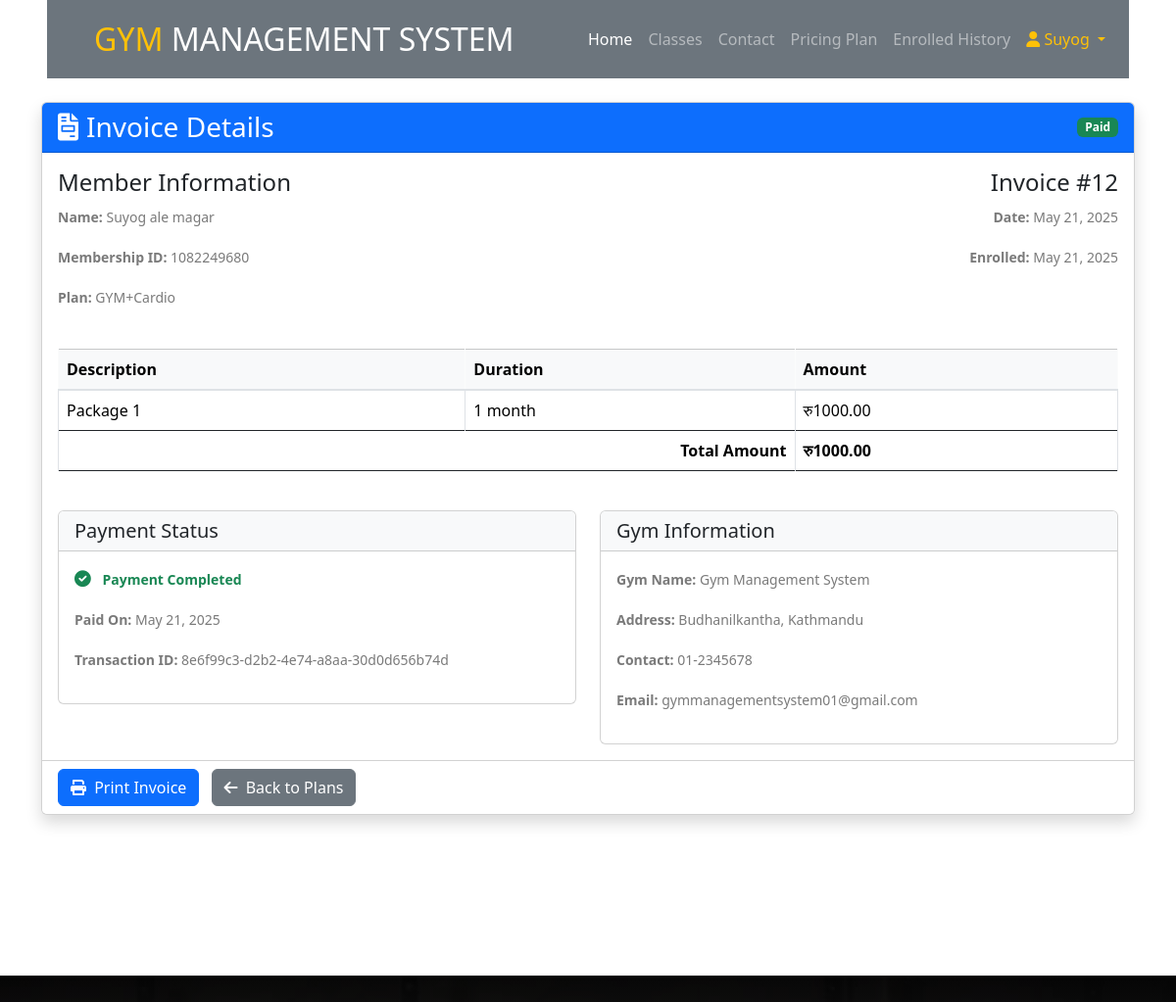
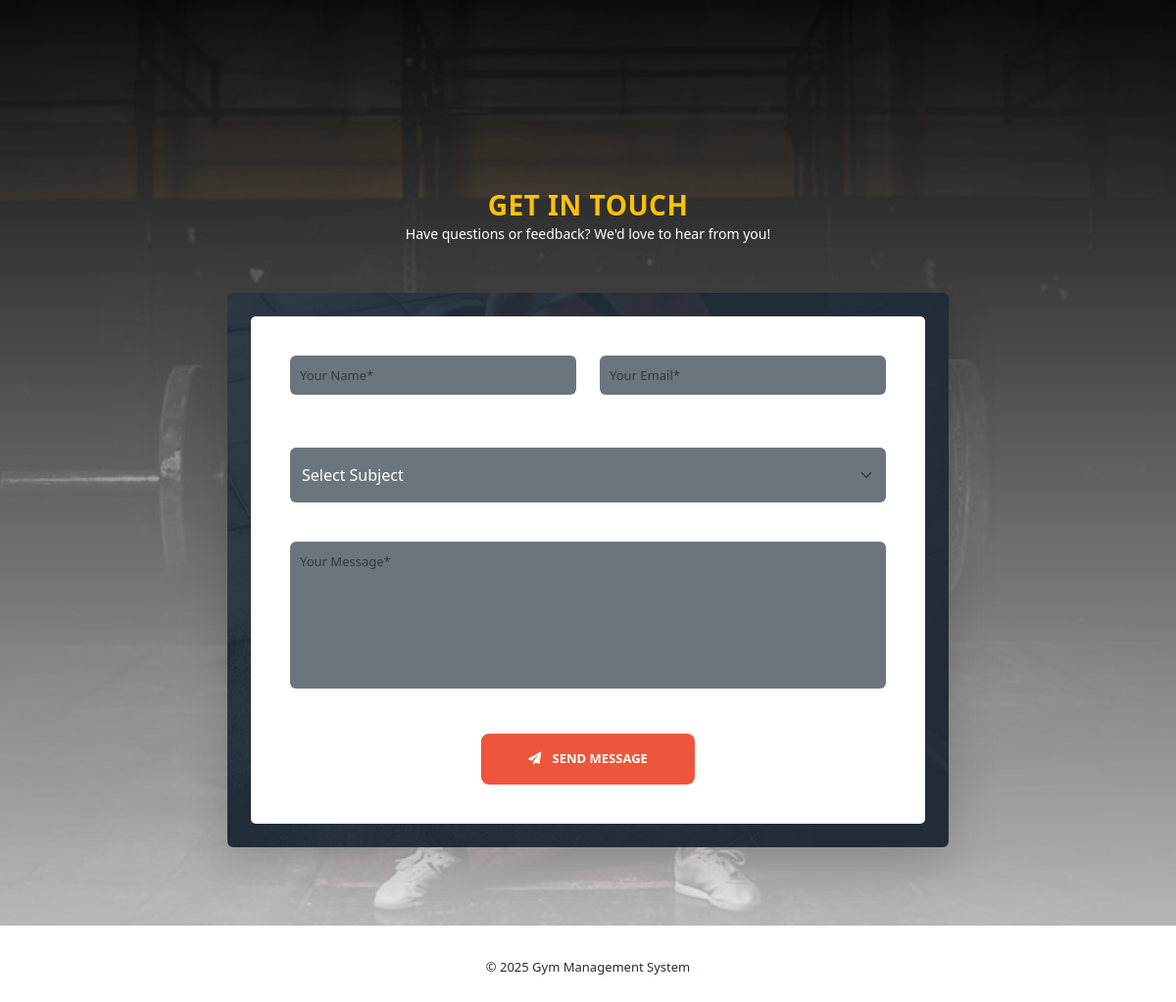
/invoice/12/ (signed in), run on the app's committed database (2 pictures, top to bottom).
### app/models.py (models this page shows, shortened)
class Enroll(models.Model):
    STATUS = (
        (1, "Paid"),
        (0, "Unpaid"),
    )
    package = models.ForeignKey(Package, on_delete=models.CASCADE, null=True, blank=True)
    register = models.ForeignKey(Signup, on_delete=models.CASCADE, null=True, blank=True)
    enrollnumber = models.CharField(max_length=100, null=True, blank=True)
    status = models.IntegerField(choices=STATUS, default=1)
    creationdate = models.DateTimeField(auto_now_add=True)

class Signup(models.Model):
    user = models.OneToOneField(User, on_delete=models.CASCADE, null=True)  # One-to-One link with User
    profile_pic = models.ImageField(upload_to='profile_pics/', null=True, blank=True)
    mobile = models.CharField(max_length=15, null=True)
    state = models.CharField(max_length=150, null=True)
    city = models.CharField(max_length=150, null=True)
    address = models.CharField(max_length=200, null=True)
    creationdate = models.DateTimeField(auto_now_add=True)

class Package(models.Model):
    category = models.ForeignKey(Category, on_delete=models.CASCADE, null=True)
    packagename = models.ForeignKey(Packagetype, on_delete=models.CASCADE, null=True)
    titlename = models.CharField(max_length=200, null=True)
    packageduration = models.CharField(max_length=50, null=True)
    price = models.DecimalField(max_digits=10, decimal_places=2, null=True)
    description = models.TextField(null=True)
    creationdate = models.DateTimeField(auto_now_add=True)

class Packagetype(models.Model):
    category = models.ForeignKey(Category, on_delete=models.CASCADE, null=True)
    packagename = models.CharField(max_length=200, null=True)
    creationdate = models.DateTimeField(auto_now_add=True)

class Payment(models.Model):
    user = models.ForeignKey(User, on_delete=models.CASCADE, null=True, blank=True)
    enroll = models.ForeignKey(Enroll, on_delete=models.CASCADE, null=True, blank=True)
    transaction_uuid = models.CharField(max_length=255, unique=True)
    amount = models.DecimalField(max_digits=10, decimal_places=2)
    status = models.IntegerField(choices=STATUS, default=1)
    payment_method = models.CharField(max_length=50, default="eSewa")
    signature = models.CharField(max_length=255)
    success_url = models.URLField()
    failure_url = models.URLField()
    creationdate = models.DateTimeField(default=timezone.now)

### app/views.py (the view)
# urls.py: path('invoice/<int:enroll_id>/', view_invoice, name='view_invoice'),
def view_invoice(request, enroll_id):
    try:
        enroll = get_object_or_404(Enroll, id=enroll_id, register__user=request.user)
        payment = Payment.objects.filter(enroll=enroll).first()
        payment_status = "Paid" if (payment and payment.status == 1) else "Unpaid"
        status_badge = "bg-success" if payment_status == "Paid" else "bg-danger"
        context = {
            'enroll': enroll,
            'payment': payment,
            'date': timezone.now().date(),
            'payment_status': payment_status,
            'status_badge': status_badge
        }
        return render(request, 'invoice.html', context)
    except Exception as e:
        messages.error(request, f"Error loading invoice: {str(e)}")
        return redirect('enrolled_plans')

### templates/invoice.html (shortened to what this page needs)
{% extends 'header.html' %}
{% load static %}
{% block main_content %}
<div class="container py-4">
    <div class="card shadow">
        <div class="card-header bg-primary text-white d-flex justify-content-between align-items-center">
            <h3 class="mb-0">
                <i class="fas fa-file-invoice me-2"></i>Invoice Details
            </h3>
            <span class="badge {% if payment_status == 'Paid' %}bg-success{% else %}bg-danger{% endif %} payment-status">
                {{ payment_status }}
            </span>
        </div>
        <div class="card-body">
            <div class="row mb-4">
                <div class="col-md-6">
                    <h4>Member Information</h4>
                    <p><strong>Name:</strong> {{ enroll.register.user.get_full_name }}</p>
                    <p><strong>Membership ID:</strong> {{ enroll.enrollnumber }}</p>
                    <p><strong>Plan:</strong> {{ enroll.package.titlename }}</p>
                </div>
                <div class="col-md-6 text-end">
                    <h4>Invoice #{{ enroll.id }}</h4>
                    <p><strong>Date:</strong> {{ date|date:"M d, Y" }}</p>
                    <p><strong>Enrolled:</strong> {{ enroll.creationdate|date:"M d, Y" }}</p>
                </div>
            </div>
            <div class="table-responsive mb-4">
                <table class="table table-bordered">
                    <thead class="table-light">
                        <tr>
                            <th>Description</th>
                            <th>Duration</th>
                            <th>Amount</th>
                        </tr>
                    </thead>
                    <tbody>
                        <tr>
                            <td>{{ enroll.package.packagename.packagename }}</td>
                            <td>{{ enroll.package.packageduration }}</td>
                            <td>रु{{ enroll.package.price }}</td>
                        </tr>
                        <tr>
                            <td colspan="2" class="text-end"><strong>Total Amount</strong></td>
                            <td><strong>रु{{ enroll.package.price }}</strong></td>
                        </tr>
                    </tbody>
                </table>
            </div>
            <div class="row">
                <div class="col-md-6">
                    <div class="card">
                        <div class="card-header bg-light">
                            <h5 class="mb-0">Payment Status</h5>
                        </div>
                        <div class="card-body">
                            {% if payment_status == "Paid" %}
                                <p class="text-success">
                                    <i class="fas fa-check-circle me-2"></i>
                                    <strong>Payment Completed</strong>
                                </p>
                                {% if payment %}
                                <p><strong>Paid On:</strong> {{ payment.creationdate|date:"M d, Y" }}</p>
                                <p><strong>Transaction ID:</strong> {{ payment.transaction_uuid }}</p>
                                {% endif %}
                            {% else %}
                                <p class="text-danger">
                                    <i class="fas fa-times-circle me-2"></i>
                                    <strong>Payment Pending</strong>
                                </p>
                            {% endif %}
                        </div>
                    </div>
                </div>
                <div class="col-md-6">
                    <div class="card">
                        <div class="card-header bg-light">
                            <h5 class="mb-0">Gym Information</h5>
                        </div>
                        <div class="card-body">
                            <p><strong>Gym Name:</strong> Gym Management System</p>
                            <p><strong>Address:</strong> Budhanilkantha, Kathmandu</p>
                            <p><strong>Contact:</strong> 01-2345678</p>
                            <p><strong>Email:</strong> gymmanagementsystem01@gmail.com</p>
                        </div>
                    </div>
                </div>
            </div>
        </div>
        <div class="card-footer bg-white">
            <button onclick="window.print()" class="btn btn-primary me-2">
                <i class="fas fa-print me-1"></i> Print Invoice
            </button>
            <a href="{% url 'enrolled_plans' %}" class="btn btn-secondary">
                <i class="fas fa-arrow-left me-1"></i> Back to Plans
            </a>
        </div>
    </div>
</div>
{% endblock %}

### templates/header.html (shortened to what this page needs)
{% load static %}
<!DOCTYPE html>
<html lang="en">
<head>
    <link rel="stylesheet" href="{% static 'assets/css/bootstrap.min.css' %}">
    <link rel="stylesheet" href="{% static 'assets/css/font-awesome.css' %}">
    <link rel="stylesheet" href="{% static 'assets/css/templatemo-training-studio.css' %}">
    <link href="https://cdn.jsdelivr.net/npm/bootstrap@5.3.0/dist/css/bootstrap.min.css" rel="stylesheet">
    <link rel="stylesheet" href="https://cdnjs.cloudflare.com/ajax/libs/font-awesome/6.0.0/css/all.min.css" />
</head>
<body>
<div class="container-fluid position-relative nav-bar p-0">
    <div class="position-relative px-lg-5" style="z-index: 9;">
        <nav class="navbar navbar-expand-lg bg-secondary navbar-dark py-3 py-lg-3 pl-3 pl-lg-5">
            <a href="/" class="navbar-brand">
                <h2 class="text-uppercase text-warning mb-0">Gym <span class="text-white">Management System</span></h2>
            </a>
            <div class="collapse navbar-collapse justify-content-between px-3" id="navbarCollapse">
                <ul class="navbar-nav ml-auto py-0">
                    <li class="nav-item"><a href="/" class="nav-link active">Home</a></li>
                    <li class="nav-item"><a href="#our-classes" class="nav-link">Classes</a></li>
                    <li class="nav-item"><a href="#contact-us" class="nav-link">Contact</a></li>
                    {% if request.user.is_authenticated %}
                    <li class="nav-item"><a href="#trainers" class="nav-link">Pricing Plan</a></li>
                    <li class="nav-item"><a href="/enrolled_history/" class="nav-link">Enrolled History</a></li>
                        <li class="nav-item dropdown">
                            <span class="nav-link dropdown-toggle text-warning" >
                                <i class="fa fa-user"></i> {{ request.user.first_name }}
                            </span>
                        </li>
                    {% else %}
                        <li class="nav-item"><a href="/login" class="nav-link">Login</a></li>
                    {% endif %}
                </ul>
            </div>
        </nav>
    </div>
</div>
<div class="main">
    {% block main_content %}
    {% endblock %}
</div>
{% if request.user.is_authenticated %}
<section class="section" id="contact-us">
    <div class="container">
        <div class="row justify-content-center">
            <div class="col-lg-8">
                <div class="section-heading text-center mb-5">
                    <h2 class="text-warning">Get In Touch</h2>
                    <p class="text-white">Have questions or feedback? We'd love to hear from you!</p>
                </div>
                <div class="contact-form bg-dark p-4 rounded shadow-lg">
                    <form id="contact" action="{% url 'contact_form' %}" method="post">
                        <div class="row">
                            <div class="col-md-6 mb-4">
                                <div class="form-group">
                                    <input name="name" type="text" id="name" class="form-control bg-secondary text-white border-0 py-3"
                                           placeholder="Your Name*" required>
                                </div>
                            </div>
                            <div class="col-md-6 mb-4">
                                <div class="form-group">
                                    <input name="email" type="email" id="email" class="form-control bg-secondary text-white border-0 py-3"
                                           placeholder="Your Email*" required>
                                </div>
                            </div>
                            <div class="col-12 mb-4">
                                <div class="form-group">
                                    <select name="subject" class="form-select bg-secondary text-white border-0 py-3" required>
                                        <option value="" disabled selected>Select Subject</option>
                                    </select>
                                </div>
                            </div>
                            <div class="col-12 mb-4">
                                <div class="form-group">
                                    <textarea name="message" rows="6" id="message"
                                              class="form-control bg-secondary text-white border-0"
                                              placeholder="Your Message*" required></textarea>
                                </div>
                            </div>
                            <div class="col-12 text-center">
                                <button type="submit" id="form-submit"
                                        class="btn btn-warning btn-lg px-5 py-3 text-uppercase font-weight-bold">
                                    <i class="fas fa-paper-plane me-2"></i> Send Message
                                </button>
                            </div>
                        </div>
                    </form>
                </div>
            </div>
        </div>
    </div>
</section>
{% endif %}
<footer>
    <div class="container text-center">
        <p>© <script>document.write(new Date().getFullYear());</script> Gym Management System</p>
    </div>
</footer>
   <div aria-live="polite" aria-atomic="true" class="position-fixed top-50 start-50 translate-middle p-3" style="z-index: 1080;">
</div>
<link href="https://cdn.jsdelivr.net/npm/bootstrap@5.3.3/dist/css/bootstrap.min.css" rel="stylesheet">
</body>
</html>

### static/assets/css/templatemo-training-studio.css (style rules this page uses)
html, body, div, span, applet, object, iframe, h1, h2, h3, h4, h5, h6, p, blockquote, div pre, a, abbr, acronym, address, big, cite, code, del, dfn, em, font, img, ins, kbd, q, s, samp, small, strike, strong, sub, sup, tt, var, b, u, i, center, dl, dt, dd, ol, ul, li, figure, header, nav, section, article, aside, footer, figcaption { margin: 0; padding: 0; border: 0; outline: 0; }
ul, li { padding: 0; margin: 0; list-style: none; }
header, nav, section, article, aside, footer, hgroup { display: block; }
* { box-sizing: border-box; }
html, body { font-family: 'Poppins', sans-serif; font-weight: 400; background-color: #fff; font-size: 16px; -ms-text-size-adjust: 100%; -webkit-font-smoothing: antialiased; -moz-osx-font-smoothing: grayscale; }
a { text-decoration: none !important; }
h1, h2, h3, h4, h5, h6 { margin-top: 0px; margin-bottom: 0px; }
ul { margin-bottom: 0px; }
p { font-size: 14px; line-height: 25px; color: #7a7a7a; }
html, body { background: #fff; font-family: 'Poppins', sans-serif; }
.section-heading { text-align: center; margin-top: 140px; margin-bottom: 80px; }
.section-heading h2 { font-size: 28px; font-weight: 800; color: #232d39; text-transform: uppercase; letter-spacing: 0.5px; margin-top: 0px; margin-bottom: 0px; }
#contact-us { margin-top: 140px; }
#contact-us .contact-form { padding: 80px; background-image: url(../images/contact-bg.jpg); background-position: center center; background-repeat: no-repeat; background-size: cover; }
#contact-us .contact-form #contact { background-color: #fff; padding: 40px; border-radius: 5px; }
.contact-form input, .contact-form textarea { color: #7a7a7a; font-size: 13px; border: 1px solid #ddd; background-color: #fff; width: 100%; height: 40px; outline: none; line-height: 40px; padding: 0px 10px; -webkit-appearance: none; -moz-appearance: none; appearance: none; margin-bottom: 30px; }
.contact-form textarea { height: 150px; resize: none; }
.contact-form ::placeholder { color: #7a7a7a; }
.contact-form button { display: inline-block; font-size: 13px; padding: 11px 17px; background-color: #ed563b; color: #fff; text-align: center; font-weight: 400; text-transform: uppercase; transition: all .3s; border: none; outline: none; margin-top: -8px; }
footer { text-align: center; padding: 30px 0px; }
footer p { color: #232d39; font-size: 13px; }

### templates/invoice.html (style rules this page uses)
.payment-status { font-size: 1.1rem; padding: 0.5em 0.8em; border-radius: 0.25rem; }
.table { margin-bottom: 1.5rem; }
.table th { background-color: #f8f9fa; }
.text-success i, .text-danger i { font-size: 1.2em; }

### data on the page
Enroll: register.user.get_full_name "Suyog ale magar", enrollnumber "1082249680", package.titlename "GYM+Cardio", id "12", creationdate "May 21, 2025", package.packagename.packagename "Package 1", package.packageduration "1 month", package.price "1000.00"
Payment: creationdate "May 21, 2025", transaction_uuid "8e6f99c3-d2b2-4e74-a8aa-30d0d656b74d"

### other printed values
{{ request.user.first_name }} "Suyog"
{{ payment_status }} "Paid"
{{ date|date:"M d, Y" }} "May 21, 2025"
